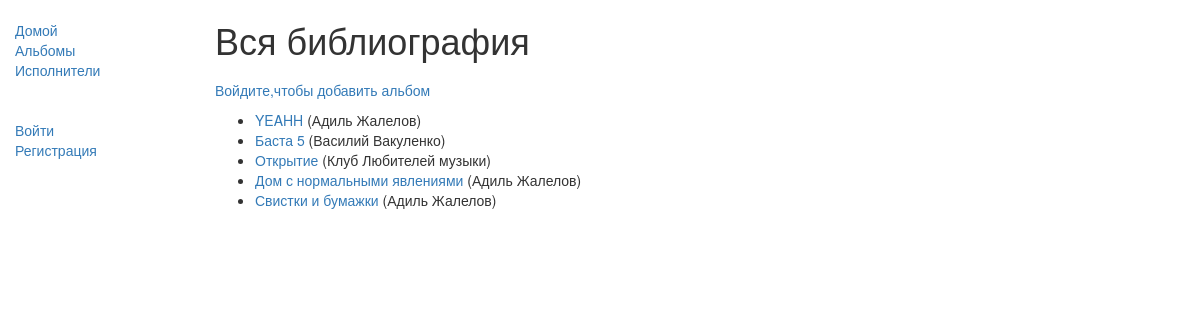
The app's page /again/album/, older data.
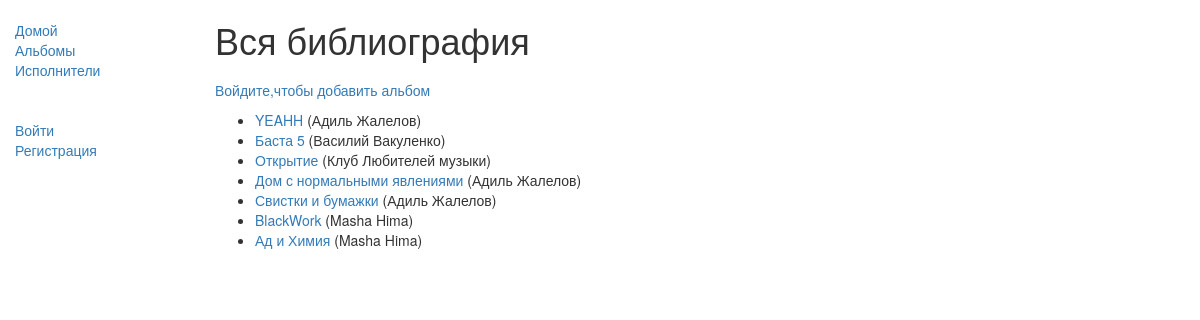
The same page, newer data.
### again/models.py (models this page shows, shortened)
class Album(models.Model):
    title = models.CharField(max_length=200)
    author = models.ForeignKey('Author', on_delete=models.SET_NULL, null=True)
    genre = models.ManyToManyField(Genre, help_text="Select a genre for this album")
    writer = models.ForeignKey(get_user_model(), on_delete=models.SET_NULL, related_name='posts', null=True, default=None)
    def get_absolute_url(self):
        return reverse('album-detail', args=[str(self.id)])

class Author(models.Model):
    first_name = models.CharField(max_length=100)
    last_name = models.CharField(max_length=100)
    def __str__(self):
        return '%s %s' % (self.first_name, self.last_name)

### again/views.py (the view)
class AlbumListView(generic.ListView):
    model = Album
    context_object_name = 'my_album_list'   # ваше собственное имя переменной контекста в шаблоне
    template_name = 'again/albumList.html'  # Определение имени вашего шаблона и его расположения
    def get_context_data(self, **kwargs):
        context = super(AlbumListView, self).get_context_data(**kwargs)
        context['some_data'] = 'This is just some data'
        return context

### again/templates/again/albumList.html
{% extends "base_generic.html" %}
{% block content %}
    <h1>Вся библиография</h1>
    <ul class="sidebar-nav">
      {% if user.is_authenticated %}
        <li><a href="{% url 'album-create' %}">Добавить альбом</li>
      {% else %}
        <li><a href="{% url 'users:login'%}?next={{request.path}}">Войдите,чтобы добавить альбом </a></li>
      {% endif %}
     </ul>
    {% if my_album_list %}
    <ul>
      {% for album in my_album_list %}
      <li>
        <a href="{{ album.get_absolute_url }}">{{ album.title }}</a> ({{album.author}})
      </li>
      {% endfor %}
    </ul>
    {% else %}
      <p>There are no album in the library.</p>
    {% endif %}
{% endblock %}

### again/templates/base_generic.html (shortened to what this page needs)
<!DOCTYPE html>
<html lang="en">
<head>
  <link rel="stylesheet" href="https://maxcdn.bootstrapcdn.com/bootstrap/3.3.7/css/bootstrap.min.css">
  {% load static %}
  <link rel="stylesheet" href="{% static 'css/styles.css' %}">
</head>
<body>
  <div class="container-fluid">
    <div class="row">
      <div class="col-sm-2">
      {% block sidebar %}
      <ul class="sidebar-nav">
          <li><a href="{% url 'index' %}">Домой</a></li>
          <li><a href="{% url 'album' %}">Альбомы</a></li>
          <li><a href="{% url 'author' %}">Исполнители</a></li>
      </ul>
      {% if user.is_authenticated %}
      Пользователь: <a class="last"> <a href="{% url 'users:profile' %}">{{user.username}}
      <br><a href="{% url 'users:logout' %}">Выйти</a></br>
      {% else %}
      <br class="last"><a href="{% url 'users:login' %}">Войти</a> </br>
      <a href="{% url 'users:register' %}">Регистрация</a>
      {% endif %}
    {% endblock %}
      </div>
      <div class="col-sm-10 ">
      {% block content %}{% endblock %}
      </div>
    </div>
  </div>
</body>
</html>

### again/static/css/styles.css (style rules this page uses)
.sidebar-nav { margin-top: 20px; padding: 0; list-style: none; }

Row changes from the older to the newer data that the page shows:
added Album: title "BlackWork", author "Masha Hima"
added Album: title "Ад и Химия", author "Masha Hima"
